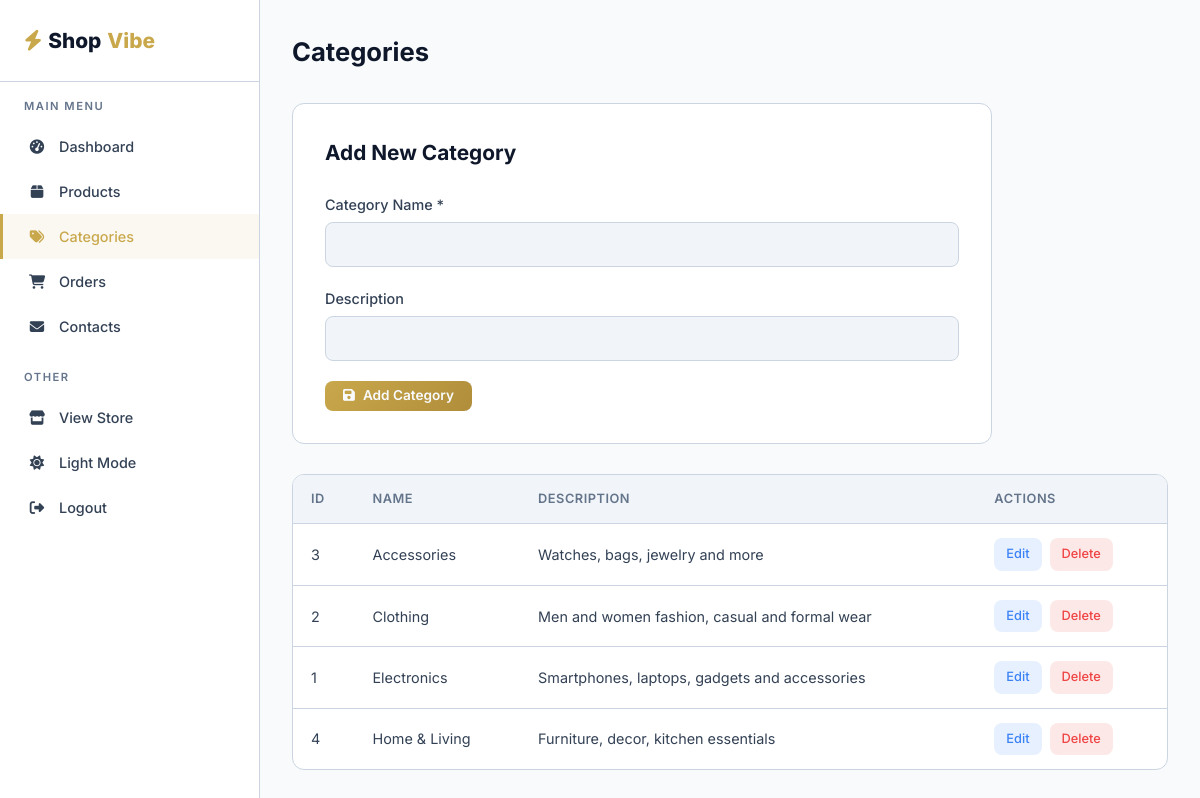
Screenshot of /e-commerceSystem/admin/categories.php (signed in) with the database file from the repository.
### tables this page shows
CREATE TABLE `categories` (
  `id` INT AUTO_INCREMENT PRIMARY KEY,
  `name` VARCHAR(100) NOT NULL,
  `description` TEXT,
  `created_at` TIMESTAMP DEFAULT CURRENT_TIMESTAMP
);

### e-commerceSystem/includes/functions.php (called while the page is built, shortened)
<?php
function sanitize(string $data): string {
    return htmlspecialchars(trim($data), ENT_QUOTES, 'UTF-8');
}
function baseUrl(string $path = ''): string {
    return '/e-commerceSystem/' . ltrim($path, '/');
}

### e-commerceSystem/admin/categories.php (the view, shortened to what this page needs)
<?php
require_once __DIR__ . '/includes/admin_header.php';
$categories = $pdo->query("SELECT * FROM categories ORDER BY name")->fetchAll();
$editCat = null;
?>
<div class="admin-header">
    <h1>Categories</h1>
</div>
<div class="admin-form-card" style="margin-bottom: 30px;">
    <h2><?= $editCat ? 'Edit Category' : 'Add New Category' ?></h2>
    <form method="POST">
        <div class="form-group">
            <label for="name">Category Name *</label>
            <input type="text" id="name" name="name" class="form-control" value="<?= sanitize($editCat['name'] ?? '') ?>" required>
        </div>
        <div class="form-group">
            <label for="description">Description</label>
            <input type="text" id="description" name="description" class="form-control" value="<?= sanitize($editCat['description'] ?? '') ?>">
        </div>
        <div style="display: flex; gap: 10px;">
            <button type="submit" class="btn btn-primary btn-sm">
                <i class="fas fa-save"></i> <?= $editCat ? 'Update' : 'Add Category' ?>
            </button>
        </div>
    </form>
</div>
<div class="admin-table-wrapper">
    <table class="admin-table">
        <thead>
            <tr>
                <th>ID</th>
                <th>Name</th>
                <th>Description</th>
                <th>Actions</th>
            </tr>
        </thead>
        <tbody>
            <?php foreach ($categories as $cat): ?>
            <tr>
                <td><?= $cat['id'] ?></td>
                <td><?= sanitize($cat['name']) ?></td>
                <td><?= sanitize($cat['description'] ?? '—') ?></td>
                <td>
                    <div class="table-actions">
                        <a href="<?= baseUrl('admin/categories.php?edit=' . $cat['id']) ?>" class="action-edit">Edit</a>
                        <a href="<?= baseUrl('admin/categories.php?delete=' . $cat['id']) ?>" class="action-delete confirm-delete">Delete</a>
                    </div>
                </td>
            </tr>
            <?php endforeach; ?>
        </tbody>
    </table>
</div>
<?php require_once __DIR__ . '/includes/admin_footer.php'; ?>

### e-commerceSystem/admin/includes/admin_header.php (shortened to what this page needs)
<?php
require_once __DIR__ . '/../../includes/functions.php';
$currentPage = basename($_SERVER['PHP_SELF'], '.php');
?>
<!DOCTYPE html>
<html lang="en">
<head>
    <link rel="stylesheet" href="https://cdnjs.cloudflare.com/ajax/libs/font-awesome/6.5.0/css/all.min.css">
    <link rel="stylesheet" href="<?= baseUrl('assets/css/style.css') ?>">
</head>
<body>
<div class="admin-layout">
    <aside class="admin-sidebar" id="adminSidebar">
        <div class="admin-logo">
            <a href="<?= baseUrl('admin/') ?>"><i class="fas fa-bolt"></i> Shop<span>Vibe</span></a>
        </div>
        <div class="admin-label">Main Menu</div>
        <nav class="admin-nav">
            <a href="<?= baseUrl('admin/') ?>" class="<?= $currentPage === 'index' ? 'active' : '' ?>">
                <i class="fas fa-tachometer-alt"></i> Dashboard
            </a>
            <a href="<?= baseUrl('admin/products.php') ?>" class="<?= in_array($currentPage, ['products','product_form']) ? 'active' : '' ?>">
                <i class="fas fa-box"></i> Products
            </a>
            <a href="<?= baseUrl('admin/categories.php') ?>" class="<?= $currentPage === 'categories' ? 'active' : '' ?>">
                <i class="fas fa-tags"></i> Categories
            </a>
            <a href="<?= baseUrl('admin/orders.php') ?>" class="<?= in_array($currentPage, ['orders','order_detail']) ? 'active' : '' ?>">
                <i class="fas fa-shopping-cart"></i> Orders
            </a>
            <a href="<?= baseUrl('admin/contacts.php') ?>" class="<?= $currentPage === 'contacts' ? 'active' : '' ?>">
                <i class="fas fa-envelope"></i> Contacts
            </a>
        </nav>
        <div class="admin-label" style="margin-top: 20px;">Other</div>
        <nav class="admin-nav">
            <a href="<?= baseUrl() ?>"><i class="fas fa-store"></i> View Store</a>
            <a href="#" id="adminThemeToggle"><i class="fas fa-moon"></i> Theme Toggle</a>
            <a href="<?= baseUrl('includes/auth_actions.php?action=logout') ?>"><i class="fas fa-sign-out-alt"></i> Logout</a>
        </nav>
    </aside>
    <div class="admin-main">

### e-commerceSystem/admin/includes/admin_footer.php (shortened to what this page needs)
    </div>
</div>
</body>
</html>

### rows the page displays
categories: id "3", name "Accessories", description "Watches, bags, jewelry and more"
categories: id "2", name "Clothing", description "Men and women fashion, casual and formal wear"
categories: id "1", name "Electronics", description "Smartphones, laptops, gadgets and accessories"
categories: id "4", name "Home & Living", description "Furniture, decor, kitchen essentials"
